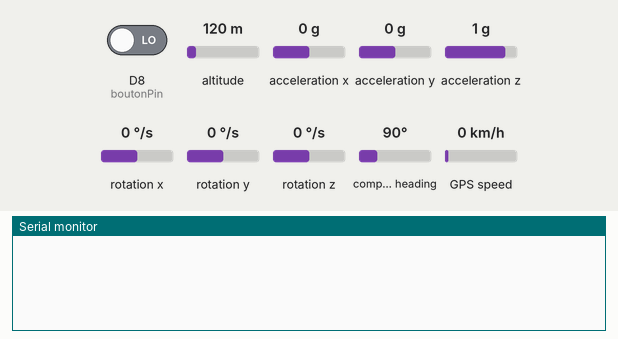
Simulated run of this sketch. Board: Arduino Nano 33 IoT. On the bench: the last lines printed to the serial monitor. The test bench sets the inputs (shaded band); at power-on: D8 (boutonPin) LOW, acceleration x 0 g, acceleration y 0 g, acceleration z 1 g, rotation x 0 °/s, rotation y 0 °/s, altitude 120 m, rotation z 0 °/s, compass heading 90°, GPS speed 0 km/h. The GPS gets a fix after 3 s at 37.7749, -122.4194 with 8 satellites.

Above: at 1.2 s.
1.3 s: D8 (boutonPin) driven HIGH
At 3.5 s:
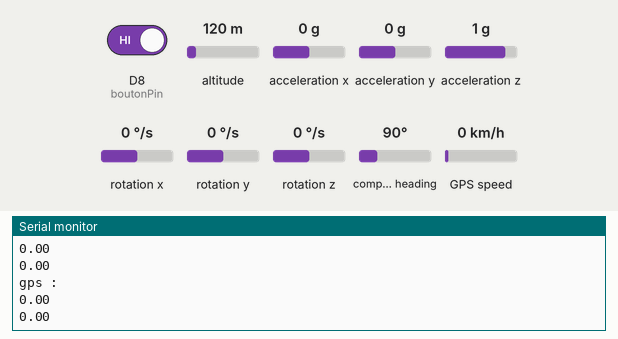
4.0 s: acceleration x set to -1.4 g
At 5.4 s:
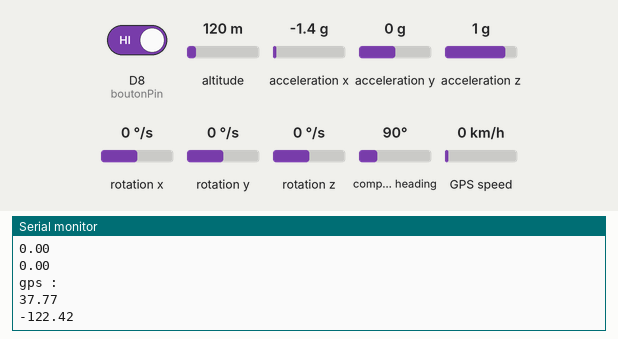
5.5 s: acceleration y set to -0.8 g
7.0 s: acceleration z set to 0.8 g
8.5 s: rotation x set to -192 °/s
10.0 s: rotation y set to -100 °/s
Timing chart, 0 to 12.5 s (numbered marks = the images above; inputs shaded):
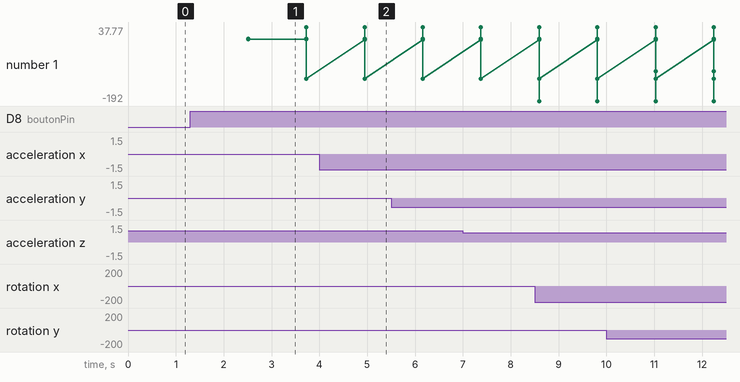

Measured:
- after the input at 1.3 s, the serial monitor: prints a new line after 1.2 s (image 1)
- after the input at 4.0 s, the serial monitor: prints a new line after 0.95 s (image 2)

The sketch:

completsanssd.ino
```cpp
///////////////////////////////   librairie   /////////////////////////////////////////


// librairie de IMU
#include <Arduino_LSM6DS3.h>

// librairie gps
#include <TinyGPS++.h>

// libraire de com avec les capteurs
#include <SoftwareSerial.h>


///////////////////////////////   definition   /////////////////////////////////////////


// defini pin bouton (a changer)
const int boutonPin = 8;

//defini pin GPS RX = reception    TX = transmission
static const int RXPin = 4, TXPin = 3;

// The serial connection to the GPS device
SoftwareSerial ss(RXPin, TXPin);

// defini communication avec GPS
static const uint32_t GPSBaud = 9600;

// structure qui nous permet de stocker les mesures
struct Mesure {
  float accX;
  float accY;
  float accZ;
  float gyroX;
  float gyroY;
  float gyroZ;
  float latitude;
  float longitude;
};

//varible si il y a ou non mesure
bool mesureEnCours = false;


///////////////////////////////   lire mesure   /////////////////////////////////////////


void lireMesure(Mesure &mesure) {

  // creez une instance de TinyGPSPlus
    TinyGPSPlus gps;

  //stockage temporaire des donnees
  float accelX, accelY, accelZ;
  float gyroX, gyroY, gyroZ;

  // lire les donnees
  IMU.readAcceleration(accelX, accelY, accelZ);
  IMU.readGyroscope(gyroX, gyroY, gyroZ);

  //  mettre a jour la structure mesure
  mesure.accX = accelX;
  mesure.accY = accelY;
  mesure.accZ = accelZ;
  mesure.gyroX = gyroX;
  mesure.gyroY = gyroY;
  mesure.gyroZ = gyroZ;

  // verifie l etat du signal gps et le lis
  while (ss.available() > 0) {
    gps.encode(ss.read());
  }

  //  mettre a jour la structure mesure
  mesure.latitude = gps.location.lat(), 6;
  mesure.longitude = gps.location.lng(), 6;
}


///////////////////////////////   setup   /////////////////////////////////////////


void setup() {

// met en place la communication avec le moniteur, que utilie avec l ordi
  Serial.begin(9600);

  // allume IMU
  IMU.begin();

  // gps
  ss.begin(GPSBaud);

  // Configure le bouton en entrée
  pinMode(boutonPin, INPUT);

}


///////////////////////////////   loop   /////////////////////////////////////////


void loop() {

  // verifie l etat du bouton
  if (digitalRead(boutonPin) == HIGH) {

    // attend 100 ms
    delay(100);

    // verifie si le bouton est toujours allume
    if (digitalRead(boutonPin) == HIGH) {

      // verifie la constente mesure  ! inverse la logique, donc demare quand c est faux
      if (!mesureEnCours) {

        // change l etat de la variable
        mesureEnCours = true;

        }
      } else {

      // change l etat de la variable
      mesureEnCours = false;
      }
    // le mettre sinon le timing pour apuier sur le bouton devient sport!
    delay(100);
  }
  //verifie la variable mesure
  if (mesureEnCours) {

    //declare une variable type mesure
    Mesure mesure;

    delay(1000);

    //appele la fonction lire mesure
    lireMesure(mesure);

    Serial.println("accelerometre :");
    Serial.println(mesure.accX);
    Serial.println(mesure.accY);
    Serial.println(mesure.accZ);
    Serial.println("gyroscope :");
    Serial.println(mesure.gyroX);
    Serial.println(mesure.gyroY);
    Serial.println(mesure.gyroZ);
    Serial.println("gps :");
    Serial.println(mesure.latitude);
    Serial.println(mesure.longitude);


  }
}
```
